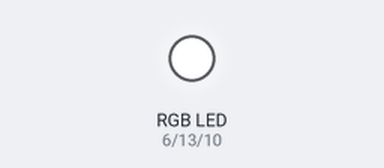
Bench run of a sketch on a simulated Arduino Uno, built with avr-gcc and run on an emulated ATmega328P. On the bench: an RGB LED mixed from three pins (HIGH = lit).

Above: at 0.1 s.
Timing chart, 0 to 1.6 s (numbered marks = the images above):
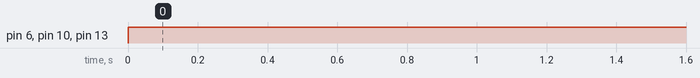

Measured:
- by itself, pin 6 (redPin), pin 10 (bluePin), pin 13 (greenPin): LOW → HIGH at 0.00 s

The sketch:

RGBexample1.ino
```cpp
int redPin = 6;
int greenPin = 13;
int bluePin = 10;


void setup()
{
  pinMode(redPin, OUTPUT);
  pinMode(greenPin, OUTPUT);
  pinMode(bluePin, OUTPUT);
}

void loop()
{
  digitalWrite(redPin,HIGH);

  digitalWrite(greenPin,HIGH);
  digitalWrite(bluePin,HIGH);
}
```
